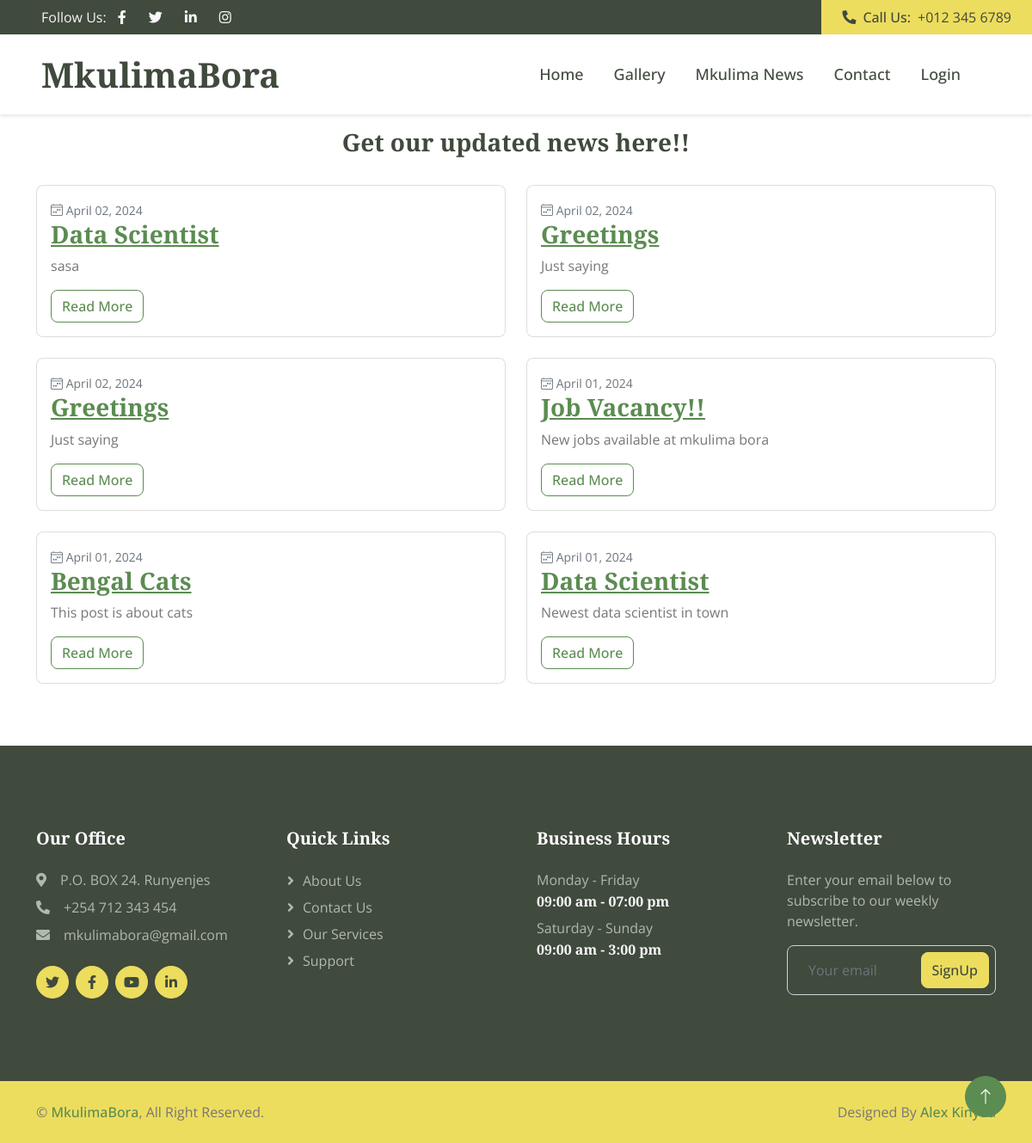
/mkulima-news/, run on an earlier commit of the app's database.
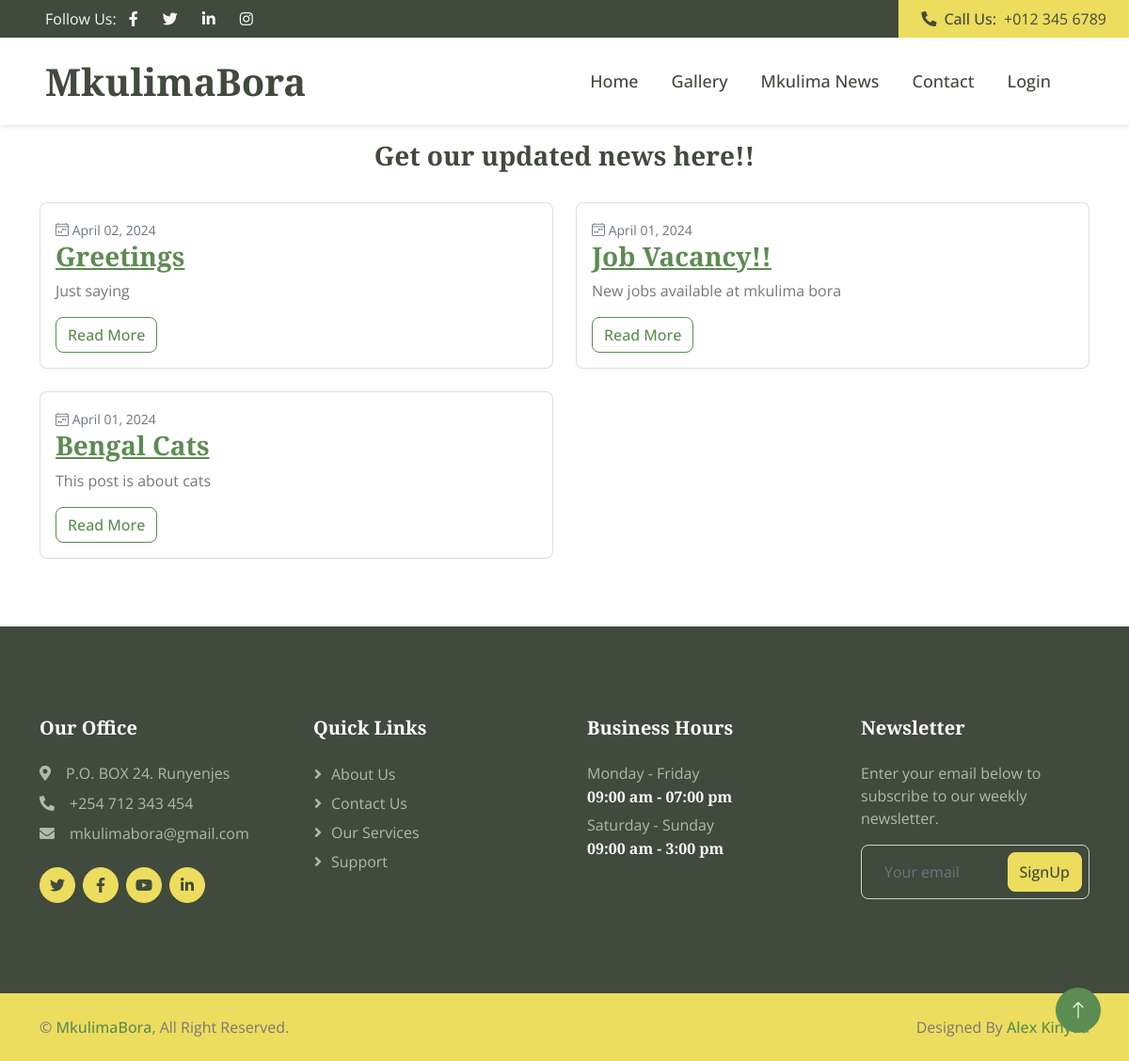
And on a later commit of the database.
### news/models.py (models this page shows, shortened)
class Post(models.Model):
    title = models.CharField(max_length=100)
    subtitle = models.CharField(max_length=200, default="", blank=True)
    content = models.TextField()
    date_posted = models.DateTimeField(default=timezone.now)

### news/views.py (the view)
# urls.py: path('mkulima-news/', views.kilimo_news, name='news'),
def kilimo_news(request):
    context = {
        'posts' : Post.objects.all().order_by('-date_posted')
    }
    return render(request, 'news/news.html', context)

### news/templates/news/news.html (shortened to what this page needs)
{% extends "website/base.html" %}
{% block content %}
<div class="container">
    <div class="text-center mx-auto pb-4 wow fadeInUp" data-wow-delay="0.1s" style="max-width: 500px;">
        <h3 class="mb-2 mt-2">Get our updated news here!!</h3>
    </div>
    <div class="row">
        {% for post in posts %}
        <div class="col-md-6 wow fadeInUp" data-wow-delay="0.1s">
            <div class="card mb-4">
                <div class="card-body">
                    <div class="article-metadata">
                        <small class="text-muted"><span class="mr-2"><i class="bi bi-calendar4-week"></i></span> {{ post.date_posted | date:"F d, Y" }}</small>
                    </div>
                    <h3 class="card-title"><a href="{% url 'view_post' post.id %}"><u>{{ post.title }}</u></a></h3>
                    <p class="card-text">{{ post.subtitle }}</p>
                    <a href="{%url 'view_post' post.id %}" class="btn btn-outline-primary">Read More</a>
                </div>
            </div>
        </div>
        {% if forloop.counter|divisibleby:2 %}
        </div><div class="row">
        {% endif %}
        {% endfor %}
    </div>
</div>
{% endblock %}

What changed in the data, as far as the page shows it:
removed Post: date_posted "April 02, 2024", title "Data Scientist", subtitle "sasa"
removed Post: date_posted "April 02, 2024", title "Greetings", subtitle "Just saying"
removed Post: date_posted "April 01, 2024", title "Data Scientist", subtitle "Newest data scientist in town"
